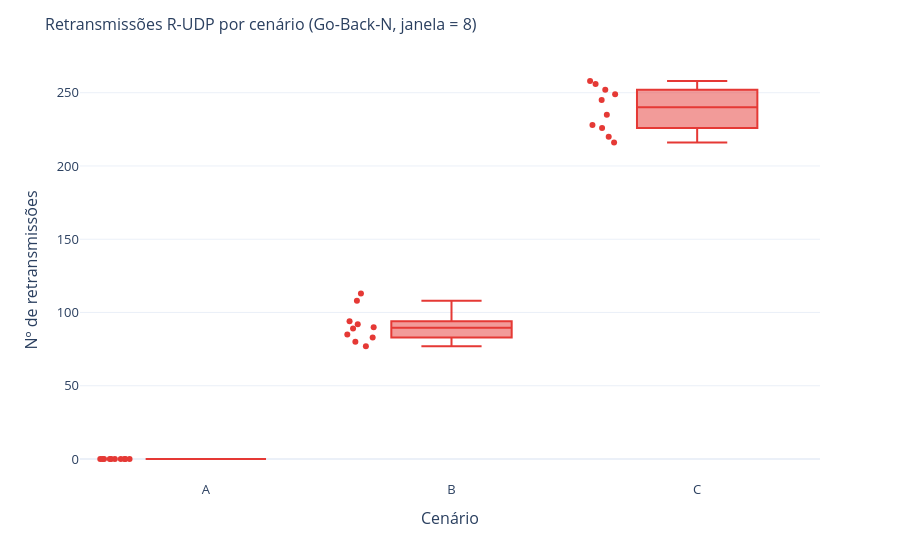

This figure's notebook cell:
### Markdown cell above
## Figura 3 — Quantas vezes o R-UDP precisou retransmitir?

Agora olhamos **por dentro do nosso protocolo** — algo que o TCP não nos deixa ver. Cada
**retransmissão** aqui é um evento de *timeout*: o cliente esperou a confirmação, ela não
veio a tempo, e o Go-Back-N reenviou a janela a partir do bloco perdido.

**Pergunta:** a quantidade de retransmissões cresce com a taxa de perda, como a teoria
prevê? E quão *variável* ela é entre execuções?

**Como ler:** *box plot* só do R-UDP (o TCP não expõe essa métrica à aplicação). Quanto
mais alta a caixa, mais retransmissões; quanto mais esticada, mais imprevisível foi o
cenário.

**O que esperamos:** ~0 no cenário A (sem perda, nada a retransmitir) e um crescimento
claro de B para C. Como a perda é aleatória, esperamos também **bastante dispersão** —
duas execuções do mesmo cenário podem ter sortes bem diferentes.

### Code cell
rudp = cli[cli['mode'] == 'RUDP']
fig3 = px.box(rudp, x='scenario', y='num_retransmissions', category_orders=SCEN_ORDER,
              color_discrete_sequence=[COLORS['RUDP']], points='all',
              labels={'num_retransmissions': 'Nº de retransmissões', 'scenario': 'Cenário'})
style(fig3, 'Retransmissões R-UDP por cenário (Go-Back-N, janela = 8)')
fig3.update_layout(showlegend=False)
save_fig(fig3, 'fig3_retransmissoes')
fig3.show()

### Figure 1 — Plotly figure (JSON) as saved in the notebook; plotly's stock layout.template omitted (floating-point values rounded to 4 significant figures)
{"data": [{"alignmentgroup": "True", "boxpoints": "all", "hovertemplate": "Cenário=%{x}<br>Nº de retransmissões=%{y}<extra></extra>", "legendgroup": "", "marker": {"color": "#E53935"}, "name": "", "notched": false, "offsetgroup": "", "orientation": "v", "showlegend": false, "type": "box", "x": ["A", "B", "C", "A", "B", "C", "A", "B", "C", "A", "B", "C", "A", "B", "C", "A", "B", "C", "A", "B", "C", "A", "B", "C", "A", "B", "C", "A", "B", "C"], "x0": " ", "xaxis": "x", "y": [0, 113, 228, 0, 85, 249, 0, 94, 220, 0, 89, 256, 0, 80, 245, 0, 77, 258, 0, 83, 226, 0, 108, 252, 0, 92, 216, 0, 90, 235], "y0": " ", "yaxis": "y"}], "layout": {"boxmode": "group", "font": {"size": 13}, "legend": {"title": {"text": "Protocolo"}, "tracegroupgap": 0}, "margin": {"t": 60}, "showlegend": false, "title": {"font": {"size": 16}, "text": "Retransmissões R-UDP por cenário (Go-Back-N, janela = 8)"}, "xaxis": {"anchor": "y", "categoryarray": ["A", "B", "C"], "categoryorder": "array", "domain": [0.0, 1.0], "title": {"text": "Cenário"}}, "yaxis": {"anchor": "x", "domain": [0.0, 1.0], "title": {"text": "Nº de retransmissões"}}}}
